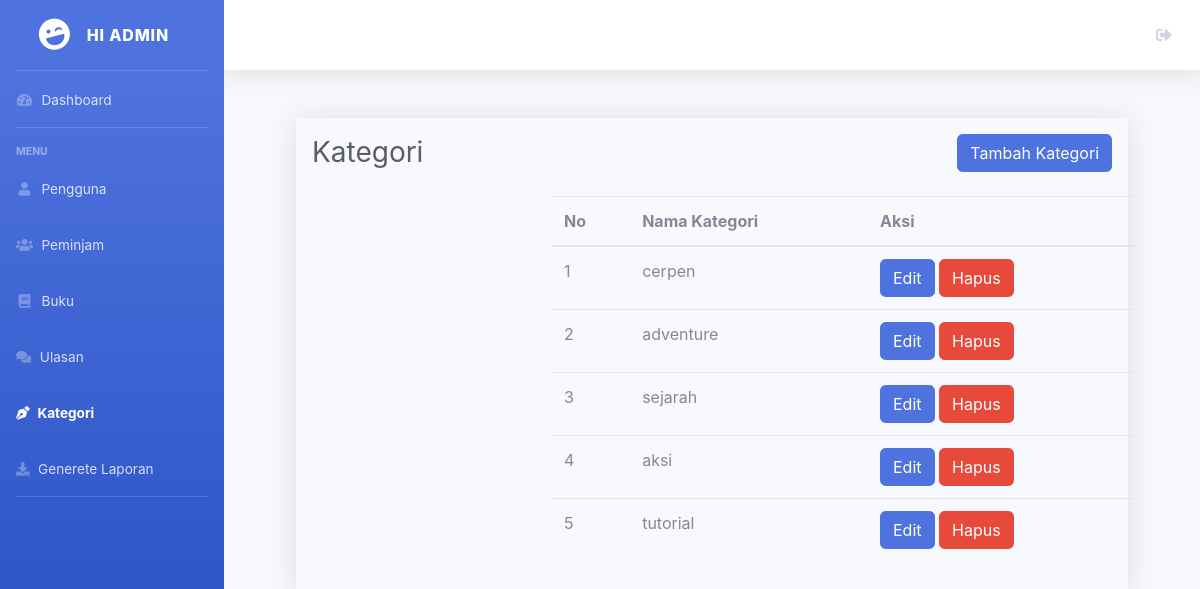
/admin/kategori.php, run on an earlier commit of the app's database.
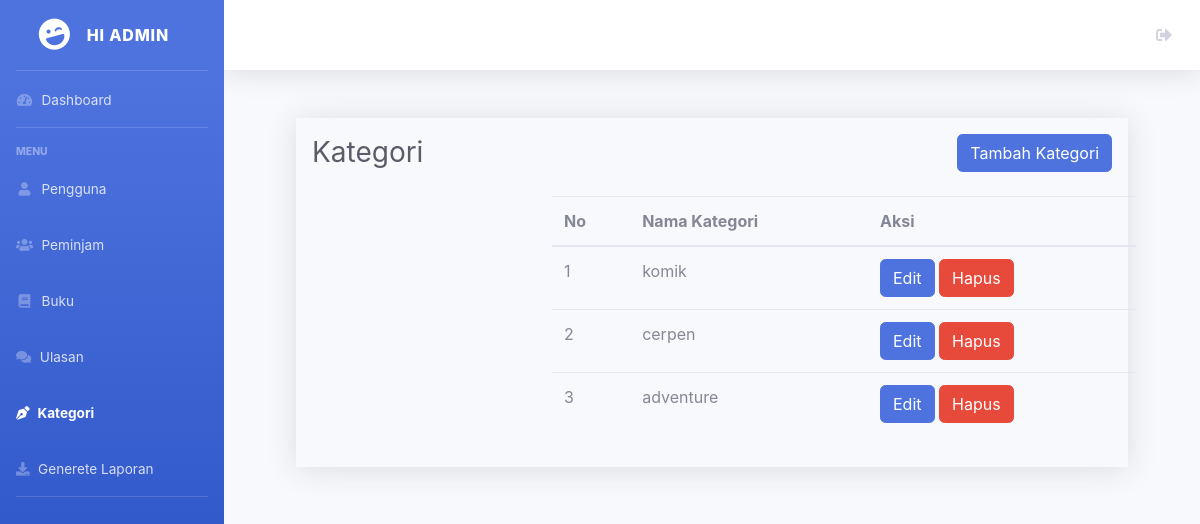
And on a later commit of the database.
### tables this page shows
CREATE TABLE `kategori_buku` (
  `kategori_id` int(11) NOT NULL,
  `nama_kategori` varchar(225) NOT NULL,
  `created_at` timestamp NOT NULL DEFAULT CURRENT_TIMESTAMP ON UPDATE CURRENT_TIMESTAMP
);

### admin/kategori.php (the view, shortened to what this page needs)
<?php
include '../koneksi.php';
$sql = "SELECT * FROM kategori_buku ";
$result = mysqli_query($koneksi, $sql);
?>
<!DOCTYPE html>
<html lang="en">
<head>
    <link href="../dashboard/vendor/fontawesome-free/css/all.min.css" rel="stylesheet" type="text/css">
    <link href="../dashboard/css/sb-admin-2.min.css" rel="stylesheet">
</head>
<body id="page-top">
    <div id="wrapper">
<ul class="navbar-nav bg-gradient-primary sidebar sidebar-dark accordion" id="accordionSidebar">
<a class="sidebar-brand d-flex align-items-center justify-content-center" href="index.php">
    <div class="sidebar-brand-icon rotate-n-15">
        <i class="fas fa-laugh-wink"></i>
    </div>
    <div class="sidebar-brand-text mx-3">Hi admin</div>
</a>
<hr class="sidebar-divider my-0">
<li class="nav-item ">
    <a class="nav-link" href="index.php">
        <i class="fas fa-fw fa-tachometer-alt"></i>
        <span>Dashboard</span></a>
</li>
<hr class="sidebar-divider">
<div class="sidebar-heading">
    Menu
</div>
<li class="nav-item">
    <a class="nav-link" href="pengguna.php">
        <i class="fas fa-fw fa-user"></i>
        <span>Pengguna</span></a>
</li>
<li class="nav-item">
    <a class="nav-link" href="peminjam.php">
        <i class="fas fa-fw fa-users"></i>
        <span>Peminjam</span></a>
</li>
<li class="nav-item">
    <a class="nav-link" href="buku.php">
        <i class="fas fa-fw fa-book"></i>
        <span>Buku</span></a>
</li>
<li class="nav-item">
    <a class="nav-link" href="ulasan.php">
    <i class="fas fa-comments"></i>
    <span>Ulasan</span></a>
</li>
<li class="nav-item active">
    <a class="nav-link" href="kategori.php">
    <i class="fas fa-pen-nib"></i>
    <span>Kategori</span></a>
</li>
<li class="nav-item">
    <a class="nav-link" href="laporan.php">
    <i class="fas fa-download"></i>
    <span>Generete Laporan</span></a>
</li>
<hr class="sidebar-divider d-none d-md-block">
</ul>
        <div id="content-wrapper" class="d-flex flex-column">
            <div id="content">
                <nav class="navbar navbar-expand navbar-light bg-white topbar mb-4 static-top shadow">
                    <ul class="navbar-nav ml-auto">
                            <li class="nav-item">
                            <a href="../login.php" class="nav-link" role="button">
                            <i class="fas fa-sign-out-alt"></i>
                            </a>
                        </li>
                    </ul>
                </nav>
                <div class="container-fluid">
                <div class="content-wrape shadow shadow p-3 m-5 bg-body-tertiary">
                    <div class="d-sm-flex align-items-center justify-content-between mb-4">
                        <h1 class="h3 mb-0 text-gray-800">Kategori</h1>
                        <a href="tambah/tambah_kategori.php" class="btn btn-primary">Tambah Kategori</a>
                    </div>
                    <div class="row">
                        <div class="row">
<section class="content">
  <div class="container-fluid">
    <div class="table-container">
      <table class="table" style = "margin-left:240px;">
        <thead>
          <tr>
            <th>No</th>
            <th>Nama Kategori</th>
            <th>Aksi</th>
          </tr>
        </thead>
        <tbody>
            <?php
                $i = 0;
                while ($row = mysqli_fetch_assoc($result)) :
                    $i++;
                ?>
            <tr>
                <td><?php echo $i; ?></td>
                <td><?php echo $row['nama_kategori']; ?></td>
                <td>
                <a class="btn btn-primary" href='edit/edit_kategori.php?id=<?php echo $row['kategori_id']; ?>'>Edit</a>
                <a href="hapus/hapus_kategori.php?id=<?= $row['kategori_id'] ?>" class="btn btn-danger" onclick="return confirm('Apakah kamu yakin ingin menghapus kategori ini?')">Hapus</a>
              </td>
            </tr>
            <?php endwhile; ?>
        </tbody>
      </table>
    </div>
  </div>
</section>
</body>
</html>

What changed in the data, as far as the page shows it:
removed kategori_buku: nama_kategori "sejarah"
removed kategori_buku: nama_kategori "aksi"
removed kategori_buku: nama_kategori "tutorial"
added kategori_buku: nama_kategori "komik"
